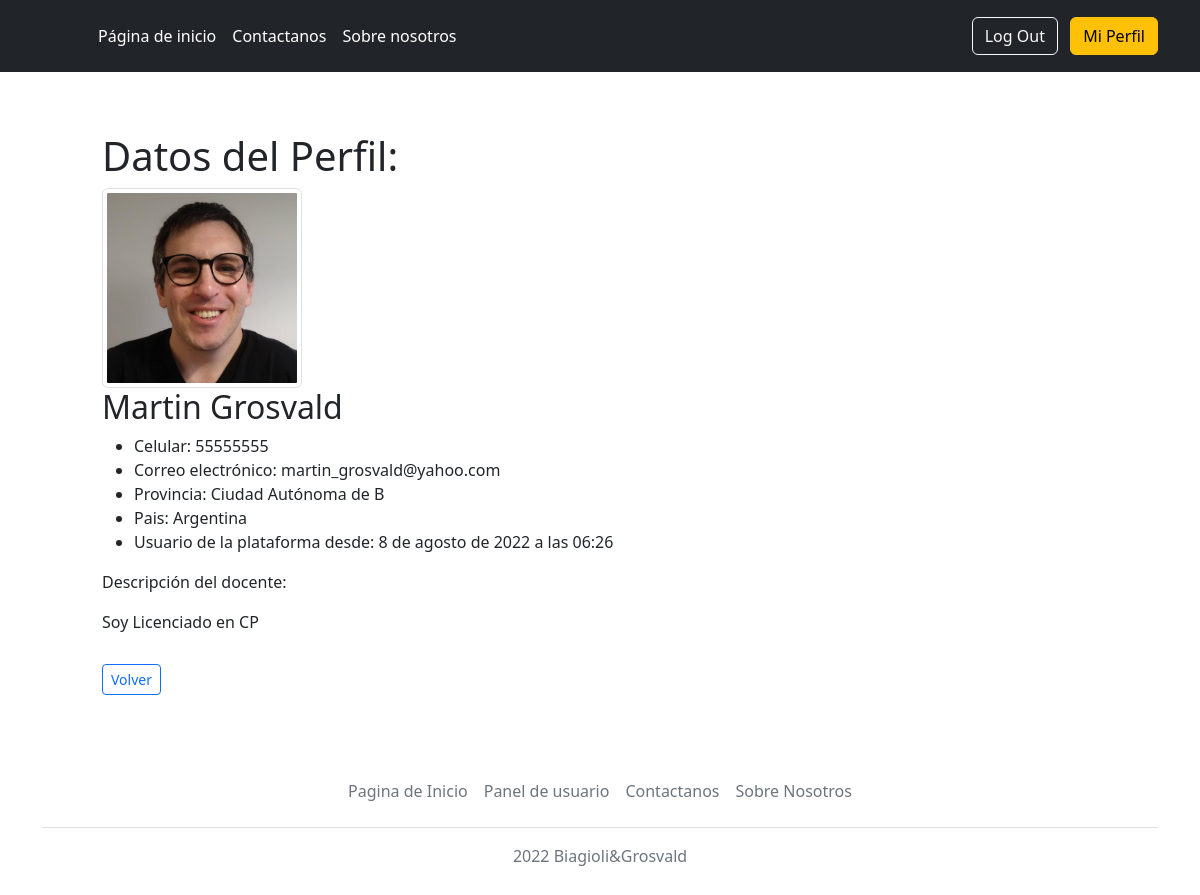
Page /usuario/2/ver/ (signed in) on the committed database.
### App/models.py (models this page shows, shortened)
class Usuario(models.Model):
    user = models.OneToOneField(User, on_delete=models.CASCADE)
    avatar = models.ImageField(upload_to="avatars", null=True, blank=True)
    celular = models.IntegerField(null=True, blank=True)
    descripcion_docente = RichTextField()
    provincia = models.CharField(max_length=20)
    pais = models.CharField(max_length=20)
    date_created = models.DateTimeField(default=timezone.now)
    date_updated = models.DateTimeField(default=timezone.now)
    def avatar_url(self):
        if self.avatar and hasattr(self.avatar, 'url'):
            return self.avatar.url

### App/views.py (the view)
# urls.py: path("usuario/<pk>/ver/", UserProfile.as_view(), name="usuario-detalle"),
class UserProfile(LoginRequiredMixin, UserPassesTestMixin, DetailView):
    model = Usuario
    template_name = "detalles-usuario.html"
    def test_func(self):
        return self.request.user.id == int(self.kwargs['pk'])

### App/templates/App/detalles-usuario.html
{% extends "App/base-usuarios.html" %}
{% block main %}
<main class="flex-shrink-0">
  <div class="container">
    <div style="margin:60px">
      <h1>Datos del Perfil:</h1>
      <img class="img-thumbnail rounded" src="{{ object.avatar_url | default_if_none:'#'}}" width="200" height="200">
      <h2>{{ user.get_full_name }}</h2>
      <ul>
        <li>Celular: {{ usuario.celular }}</li>
        <li>Correo electrónico: {{ user.email }}</li>
        <li>Provincia: {{ usuario.provincia }}</li>
        <li>Pais: {{ usuario.pais }}</li>
        <li>Usuario de la plataforma desde: {{ usuario.date_created }}</li>
      </ul>
      <p>Descripción del docente: {{ usuario.descripcion_docente | safe }}</p>
        <a type="button" href = "{% url 'perfil' user.id %}" style="margin-top: 1em;" class="btn btn-sm btn-outline-primary" >Volver</a>
    </div>
  </div>
</main>
{% endblock %}

### rows in the picture
Usuario: avatar_url (picture), celular "55555555", provincia "Ciudad Autónoma de B", pais "Argentina", date_created "8 de agosto de 2022 a las 06:26", descripcion_docente "Soy Licenciado en CP"

### other values in the picture
{{ user.get_full_name }} "Martin Grosvald"
{{ user.email }} "martin_grosvald@yahoo.com"
